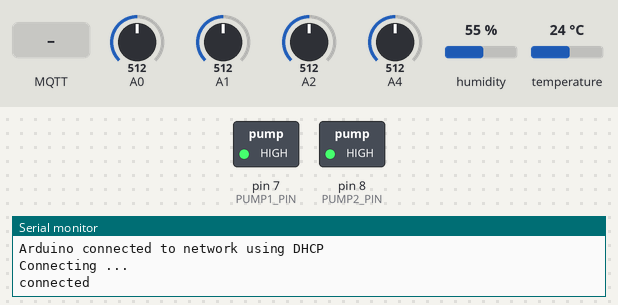
This sketch was run on a simulated Arduino Uno, built with avr-gcc and run on an emulated ATmega328P. Shown: switched loads named in the sketch (green lamp = pin HIGH), the last lines printed to the serial monitor. The test bench sets the inputs (shaded band); at power-on: A0 = 512, A1 = 512, A2 = 512, A4 = 512, humidity 55 %, temperature 24 °C. WiFi joins after 1.5 s; servers stay silent unless stated; no MQTT or app messages arrive unless stated; pins used as bus, display or sensor lines are not drawn.

Above: at 4.7 s.
4.8 s: MQTT message "1" arrives on the first subscribed topic
At 6.0 s:
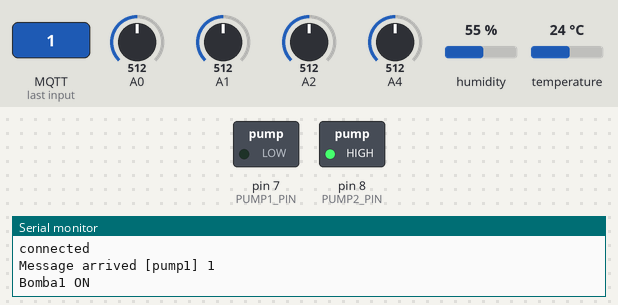
7.2 s: MQTT message "1" arrives on the second subscribed topic
At 8.0 s:
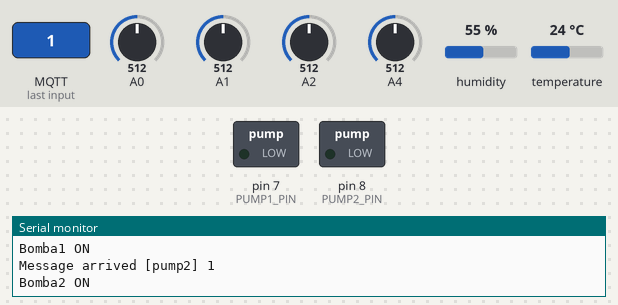
9.6 s: MQTT message "pump1" arrives on the first subscribed topic
At 11.9 s:
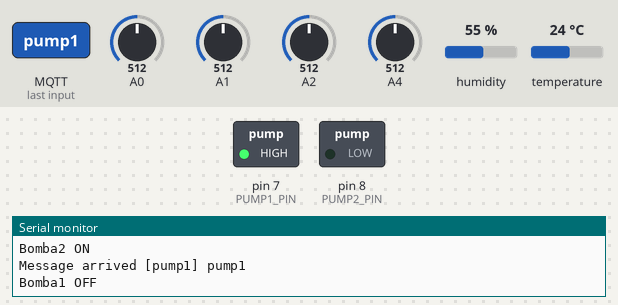
13.1 s: MQTT message "pump1" arrives on the second subscribed topic
At 15.0 s:
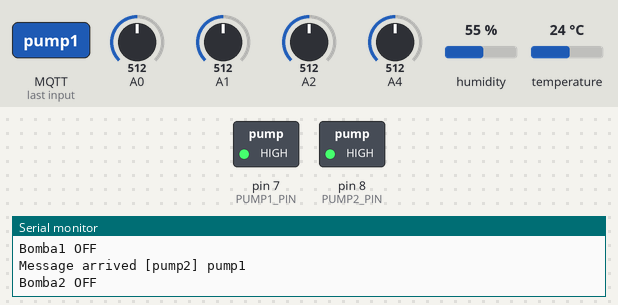
Timing chart, 0 to 16.5 s (numbered marks = the images above; inputs shaded):
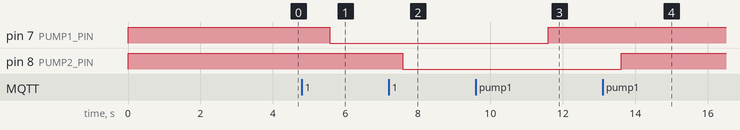

The sketch:

arduino_irrigation_cotroller.ino
```cpp
/*
 A solar powered organic garden using an Arduino controller for sensing the soil humudity, air temperature, air humidity, water ph, light intensity and rain.
 The arduino uses an ethernet shield to create a bi-directional comunication using the MQTT protocol with a rapsberry pi (broker). The Raspbery-pi analizes and stores the data in a cloud-service (ThingSpeak).
 The Rasperry-pi also controls two electro-valvules for the irrigation process.
 */

#include <SPI.h>
#include <Ethernet.h>
#include <PubSubClient.h>
#include <DHT.h>

#define DHTTYPE DHT22
#define DHTPIN1 4

#define PUMP1_PIN 7
#define PUMP2_PIN 8
#define RESET_PIN 9

DHT dht1(DHTPIN1, DHTTYPE);  //air humidity and temeprature sensor definition DHT22

unsigned long seconds = 1000L;
unsigned long minutes = seconds * 60;
unsigned long hours = minutes * 60;

float temp1=0, hum_aire1=0;
int hum_tierra1=0, hum_tierra2=0, hum_tierra3=0, hum_tierra4=0;
float hum_avg=0;

int pump1_status=0, pump2_status=0;

int riego_on=30, riego_off=70;

byte mac[] = { 0xD4, 0x28, 0xB2, 0xFF, 0xA0, 0xA1 }; // Must be unique on local network
boolean lastConnected = false;

IPAddress mqtt_server(192, 168, 1, 108);


//SENSORES
const char* temp1_a_topic = "temp1_a";
const char* hum1_a_topic = "hum1_a";
const char* hum1_t_topic = "hum1_t";
const char* hum2_t_topic = "hum2_t";
const char* hum3_t_topic = "hum3_t";
const char* hum4_t_topic = "hum4_t";
const char* hum_t_avg_topic = "hum_t_avg";

//CONTROLES
const char* pump1_topic = "pump1";
const char* pump2_topic = "pump2";
const char* reboot_topic = "reboot";


//ESTADO_ACTUADORES
const char* pump1_status_topic = "pump1_status";
const char* pump2_status_topic = "pump2_status";


int failedCounter = 0;

EthernetClient ethClient;
PubSubClient client(ethClient);


void setup()
{

  pinMode(PUMP1_PIN, OUTPUT);
  pinMode(PUMP2_PIN, OUTPUT);
  pinMode(RESET_PIN, OUTPUT);

  digitalWrite(PUMP1_PIN, HIGH);
  digitalWrite(PUMP2_PIN, HIGH);
  digitalWrite(RESET_PIN, HIGH);

  Serial.begin(9600);   //for debuging

  dht1.begin();

  startEthernet();

  client.setServer(mqtt_server, 1883);
  client.setCallback(callback);


}

void loop(){


  read_sensors();
 // print_sensor_data();


   if (!client.connected()) {
    Serial.print("Connecting ...\n");
     if (client.connect("Arduino_MQTT")) {
        Serial.println("connected");
        client.subscribe(pump1_topic);
        client.subscribe(pump2_topic);
        client.subscribe(reboot_topic);
      }
  }
  else {

  char buffer[10];

  dtostrf(temp1, 4, 1, buffer);
  client.publish(temp1_a_topic, buffer);

  dtostrf(hum_aire1, 4, 1, buffer);
  client.publish(hum1_a_topic, buffer);


   dtostrf(hum_tierra1, 4, 1, buffer);
  client.publish(hum1_t_topic, buffer);

   dtostrf(hum_tierra2, 4, 1, buffer);
  client.publish(hum2_t_topic, buffer);

   dtostrf(hum_tierra3, 4, 1, buffer);
  client.publish(hum3_t_topic, buffer);

   dtostrf(hum_tierra4, 4, 1, buffer);
  client.publish(hum4_t_topic, buffer);

    dtostrf(hum_avg, 4, 1, buffer);
  client.publish(hum_t_avg_topic, buffer);

   dtostrf(pump1_status, 4, 1, buffer);
  client.publish(pump1_status_topic, buffer);

   dtostrf(pump2_status, 4, 1, buffer);
  client.publish(pump2_status_topic, buffer);


delay(2000);
  }

  client.loop();


}


void callback(char* topic, byte* payload, unsigned int length) {


  Serial.print("Message arrived [");
  Serial.print(topic);
  Serial.print("] ");
  int i=0;
  for (i=0;i<length;i++) {
    Serial.print((char)payload[i]);
  }
  Serial.println();

  payload[length] = '\0';
  String data;
  data = String((char*)payload);


   if (strcmp(topic,"pump1")==0) {
    if(data=="1"){
      Serial.println("Bomba1 ON");
      digitalWrite(PUMP1_PIN, LOW);
      }else{
      Serial.println("Bomba1 OFF");
      digitalWrite(PUMP1_PIN, HIGH);
      }
  }


  if (strcmp(topic,"pump2")==0) {
    if(data=="1"){
      Serial.println("Bomba2 ON");
      digitalWrite(PUMP2_PIN, LOW);
      }else{
      Serial.println("Bomba2 OFF");
      digitalWrite(PUMP2_PIN, HIGH);
      }
  }

  if (strcmp(topic,"reboot")==0) {
    if(data=="1"){
      reboot_arduino();
      }else{
      Serial.println("No valid command");
      }
  }

}

void read_sensors(){

    temp1 = dht1.readTemperature();
    hum_aire1 = dht1.readHumidity();

    hum_tierra1 = analogRead(A0);
    hum_tierra2 = analogRead(A1);
    hum_tierra3 = analogRead(A2);
    hum_tierra4 = analogRead(A4);

    hum_tierra1 = map(hum_tierra1, 250, 1023, 100, 0);
    hum_tierra2 = map(hum_tierra2, 350, 1023, 100, 0);
    hum_tierra3 = map(hum_tierra3, 250, 1023, 100, 0);
    hum_tierra4 = map(hum_tierra4, 240, 1023, 100, 0);

    hum_avg=(hum_tierra1+hum_tierra2+hum_tierra3+hum_tierra4)/4;

    pump1_status = digitalRead(PUMP1_PIN);
    pump2_status = digitalRead(PUMP2_PIN);

  }


void print_sensor_data(){

    Serial.print("  T_a1: ");
    Serial.print(temp1,0);
    Serial.print("°C  H_a1: ");
    Serial.print(hum_aire1,0);

    Serial.print("%  H_t1: ");
    Serial.print(hum_tierra1);
    Serial.print("%  H_t2: ");
    Serial.print(hum_tierra2);
    Serial.print("%  H_t3: ");
    Serial.print(hum_tierra3);
    Serial.print("%  H_t4: ");
    Serial.print(hum_tierra4);
    Serial.print("%  AVG: ");
    Serial.print(hum_avg);
    Serial.println("%");

  }


void startEthernet(){

//  client.stop();

  Serial.println("Connecting Arduino to network...");

  delay(1000);

  // Connect to network amd obtain an IP address using DHCP
  if (Ethernet.begin(mac) == 0)
  {
    Serial.println("DHCP Failed, reset Arduino to try again");
    reboot_arduino();
    failedCounter++;
  }
  else
  {
    Serial.println("Arduino connected to network using DHCP");
  }

  delay(1000);
}


void check_com_failure(){

   if (failedCounter != 0 ) {
    reboot_arduino();
    }

  }


void reboot_arduino(){

  Serial.println("Rebooting...");
  delay(2000);
  digitalWrite(RESET_PIN, LOW);

}
```

Measured:
- after the input at 4.8 s, pin 7 (PUMP1_PIN): HIGH → LOW after 0.77 s
- after the input at 7.2 s, pin 8 (PUMP2_PIN): HIGH → LOW after 0.38 s
- after the input at 9.6 s, pin 7 (PUMP1_PIN): LOW → HIGH after 2.0 s
- after the input at 13.1 s, pin 8 (PUMP2_PIN): LOW → HIGH after 0.51 s
